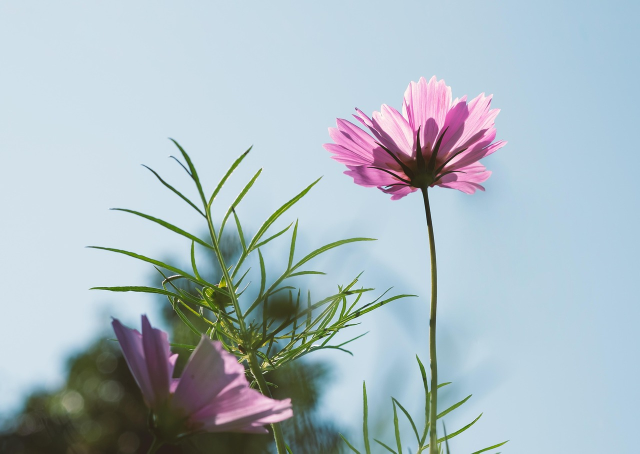
//> input picture resources/test_image.jpg, 1280 x 907 px (shown at 1/2 size)
$ ./main   (built with g++ and OpenCV 4)
//> lines starting //> are read from the running program, lines starting //| are printed output that depends on the picture; after the words box and inside, x2 and y2 are one past the last pixel; in counts of white or black regions, pixels touching at a corner belong together
#include <opencv2/opencv.hpp>
#include <iostream>
#include <vector>

using namespace cv;
using namespace std;

int main() {
    // 读取图像
    string imagePath = "/home/xujiake/code/task2_opencv_project/resources/test_image.jpg";
    Mat image = imread(imagePath);
//> image is the input picture: 907 rows x 1280 cols, CV_8UC3; mean B, G, R 195.1, 187.3, 171.9

    if (image.empty()) {
        cout << "无法加载图像!" << endl;
        return -1;
    }

    // 1. 图像颜色空间转换
    Mat grayImage, hsvImage;
    cvtColor(image, grayImage, COLOR_BGR2GRAY);
    cvtColor(image, hsvImage, COLOR_BGR2HSV);
//> hsvImage: 907 rows x 1280 cols, CV_8UC3; mean H, S, V 96.2, 52.1, 201.5

    // 2. 应用滤波操作
    Mat blurImage, gaussianImage;
    blur(image, blurImage, Size(5, 5));          // 均值滤波
    GaussianBlur(image, gaussianImage, Size(5, 5), 0);  // 高斯滤波

    // 3. 特征提取 - 提取红色区域
    // 定义HSV中的红色范围（两个区间）
    Mat redMask1, redMask2, redMask;
    inRange(hsvImage, Scalar(0, 70, 50), Scalar(10, 255, 255), redMask1);
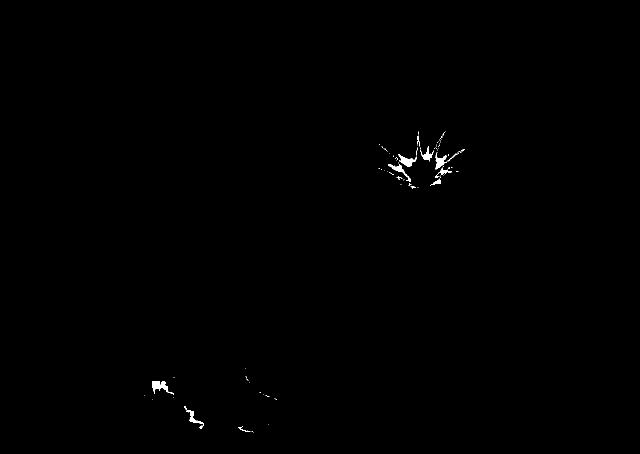
//> redMask1: 907 rows x 1280 cols, CV_8UC1 (shown at 1/2 size); 0.25% white; 88 white regions (73 under 20 px), largest, box (x1, y1, x2, y2) and area: (305, 762, 348, 789) 500, (797, 308, 834, 334) 398, (870, 304, 894, 339) 347
    inRange(hsvImage, Scalar(170, 70, 50), Scalar(180, 255, 255), redMask2);
//> redMask2: 907 rows x 1280 cols, CV_8UC1; 0.31% white; 64 white regions (48 under 20 px), largest, box (x1, y1, x2, y2) and area: (297, 724, 336, 772) 893, (770, 312, 816, 360) 443, (874, 289, 934, 325) 399
    redMask = redMask1 | redMask2;
//> redMask: 907 rows x 1280 cols, CV_8UC1; 0.56% white; 46 white regions (32 under 20 px), largest, box (x1, y1, x2, y2) and area: (840, 256, 934, 339) 1549, (297, 724, 348, 789) 1400, (770, 312, 822, 363) 902

    // 形态学操作去除噪声
    Mat kernel = getStructuringElement(MORPH_RECT, Size(5, 5));
    morphologyEx(redMask, redMask, MORPH_CLOSE, kernel);
    morphologyEx(redMask, redMask, MORPH_OPEN, kernel);
//> redMask: 907 rows x 1280 cols, CV_8UC1; 0.57% white; 9 white regions

    // 寻找红色轮廓
    vector<vector<Point>> contours;
    vector<Vec4i> hierarchy;
    findContours(redMask, contours, hierarchy, RETR_EXTERNAL, CHAIN_APPROX_SIMPLE);
//> contours = 9 contours, 1 with area under 20; largest, box (x1, y1, x2, y2) and area: (771, 304, 834, 380) 2027, (867, 304, 912, 370) 1345, (297, 734, 336, 780) 1284, (841, 285, 868, 320) 544, (376, 809, 408, 852) 487, (869, 277, 883, 298) 138, (833, 269, 840, 293) 108, (916, 297, 928, 307) 64

    // 绘制红色轮廓和边界框
    Mat contourImage = image.clone();
    vector<Rect> boundRects;

    for (size_t i = 0; i < contours.size(); i++) {
        // 计算轮廓面积
        double area = contourArea(contours[i]);
        if (area < 100) continue;  // 过滤小面积轮廓

        // 绘制轮廓
        drawContours(contourImage, contours, i, Scalar(0, 255, 0), 2);

        // 计算边界框并绘制
        Rect rect = boundingRect(contours[i]);
        boundRects.push_back(rect);
        rectangle(contourImage, rect, Scalar(255, 0, 0), 2);

        // 输出轮廓面积
        cout << "轮廓 " << i << " 面积: " << area << endl;
    }
//> this loop made 9 passes
//> (area, rect) on passes 2, 3, 4, 5, 7, 8, 9: (487, Rect(376, 809, 32, 43)), (1284.5, Rect(297, 734, 39, 46)), (1345, Rect(867, 304, 45, 66)), (2027, Rect(771, 304, 63, 76)), (543.5, Rect(841, 285, 27, 35)), (138, Rect(869, 277, 14, 21)), (108, Rect(833, 269, 7, 24))
//> area on pass 6: 64.5
//| 轮廓 1 面积: 487
//| 轮廓 2 面积: 1284.5
//| 轮廓 3 面积: 1345
//| 轮廓 4 面积: 2027
//| 轮廓 6 面积: 543.5
//| 轮廓 7 面积: 138
//| 轮廓 8 面积: 108
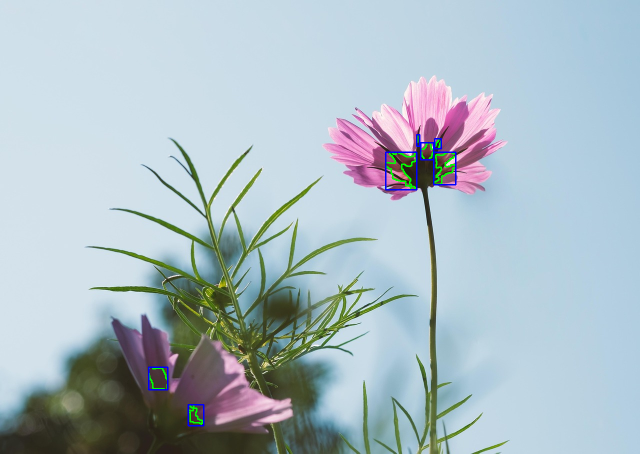
//> contourImage: 907 rows x 1280 cols, CV_8UC3 (shown at 1/2 size); 0.49% of pixels changed, all inside (x1, y1, x2, y2) = (296, 268, 913, 853)

    // 4. 提取高亮区域并进行图形学处理
    Mat brightRegion;
    inRange(hsvImage, Scalar(0, 0, 200), Scalar(180, 30, 255), brightRegion);
//> brightRegion: 907 rows x 1280 cols, CV_8UC1; 22.1% white; 616 white regions (530 under 20 px), largest, box (x1, y1, x2, y2) and area: (0, 0, 505, 762) 239795, (421, 317, 534, 464) 4509, (802, 149, 936, 244) 1943

    // 二值化
    Mat binary;
    threshold(grayImage, binary, 200, 255, THRESH_BINARY);
//> binary: 907 rows x 1280 cols, CV_8UC1; 61.8% white; 565 black regions (542 under 20 px), largest, box (x1, y1, x2, y2) and area: (0, 165, 1030, 907) 343291, (1024, 0, 1280, 891) 97385, (942, 879, 1020, 907) 395

    // 膨胀和腐蚀
    Mat dilated, eroded;
    dilate(binary, dilated, kernel);
//> dilated: 907 rows x 1280 cols, CV_8UC1; 66.8% white; 67 black regions (55 under 20 px), largest, box (x1, y1, x2, y2) and area: (0, 204, 1017, 907) 295187, (1036, 0, 1280, 863) 89169, (450, 347, 517, 440) 300
    erode(binary, eroded, kernel);
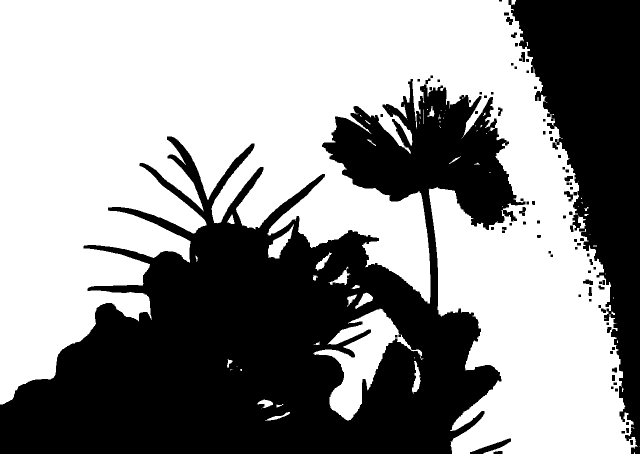
//> eroded: 907 rows x 1280 cols, CV_8UC1 (shown at 1/2 size); 57.3% white; 87 black regions (1 under 20 px), largest, box (x1, y1, x2, y2) and area: (0, 158, 1051, 907) 383486, (1017, 0, 1280, 907) 107603, (940, 877, 1022, 907) 789

    // 漫水填充
    Mat floodFilled = image.clone();
    Point seedPoint(100, 100);  // 选择一个种子点
    Scalar newVal(0, 255, 255);  // 填充颜色
    Rect rect;
    floodFill(floodFilled, seedPoint, newVal, &rect, Scalar(10, 10, 10),
              Scalar(10, 10, 10), FLOODFILL_FIXED_RANGE);
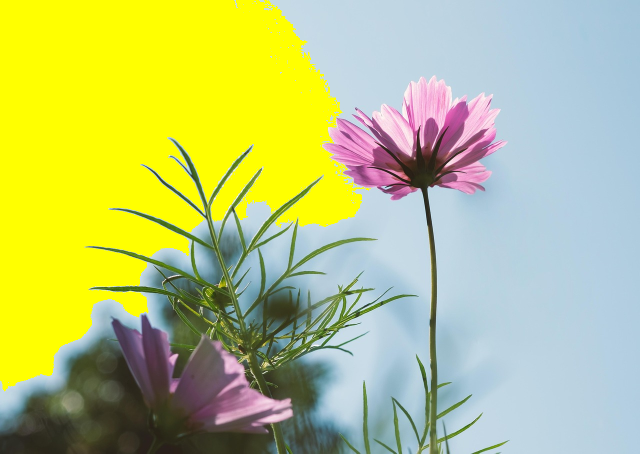
//> floodFilled: 907 rows x 1280 cols, CV_8UC3 (shown at 1/2 size); mean B, G, R 125.1, 196.9, 186.5
//> rect = Rect(0, 0, 742, 783)

    // 5. 图像绘制
    Mat drawImage = image.clone();
    // 绘制圆形
    circle(drawImage, Point(100, 100), 50, Scalar(0, 0, 255), 2);
    // 绘制方形
    rectangle(drawImage, Point(200, 200), Point(300, 300), Scalar(255, 0, 0), 2);
    // 绘制文字
    putText(drawImage, "OpenCV Demo", Point(150, 400),
            FONT_HERSHEY_SIMPLEX, 1, Scalar(0, 255, 0), 2);

    // 6. 图像处理
    // 旋转35度
    Mat rotated;
    Point2f center(image.cols/2.0, image.rows/2.0);
//> center = Point(640, 453.5)
    Mat rotationMatrix = getRotationMatrix2D(center, 35, 1.0);
    warpAffine(image, rotated, rotationMatrix, image.size());
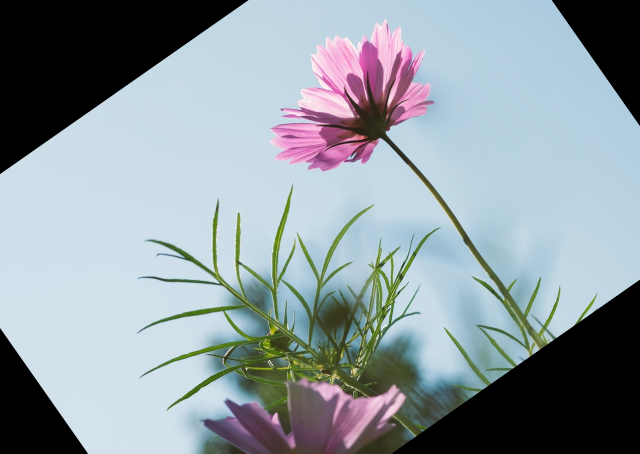
//> rotated: 907 rows x 1280 cols, CV_8UC3 (shown at 1/2 size); mean B, G, R 162.2, 155.5, 143.5

    // 裁剪为原图的左上角1/4
    Mat cropped = image(Rect(0, 0, image.cols/2, image.rows/2));
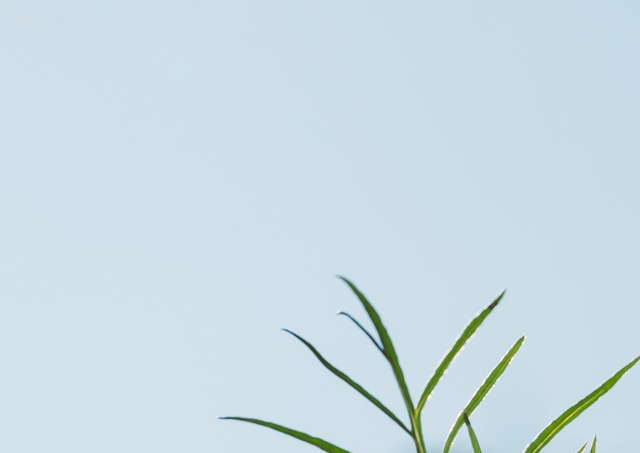
//> cropped: 453 rows x 640 cols, CV_8UC3; mean B, G, R 228.2, 219.9, 202.5

    // 显示所有结果
    imshow("Original Image", image);
    imshow("Gray Image", grayImage);
    imshow("HSV Image", hsvImage);
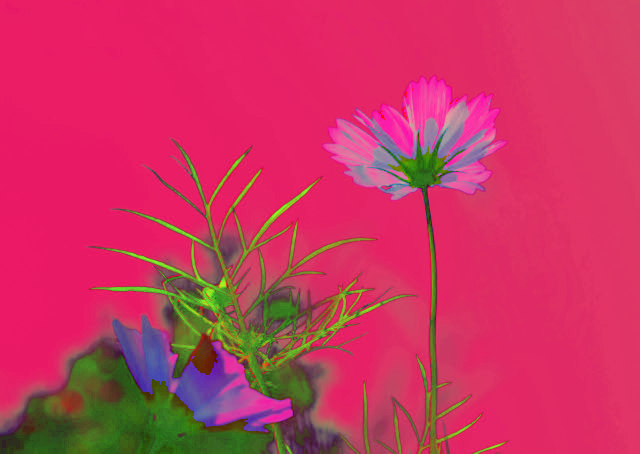
//> window 'HSV Image': 907 rows x 1280 cols, CV_8UC3 (shown at 1/2 size); mean B, G, R 96.2, 52.1, 201.5
    imshow("Blurred Image", blurImage);
    imshow("Gaussian Blurred Image", gaussianImage);
    imshow("Red Mask", redMask);
    imshow("Contours and Bounding Boxes", contourImage);
    imshow("Bright Region", brightRegion);
    imshow("Binary", binary);
    imshow("Dilated", dilated);
    imshow("Eroded", eroded);
    imshow("Flood Filled", floodFilled);
    imshow("Drawing", drawImage);
    imshow("Rotated", rotated);
    imshow("Cropped", cropped);

    // 保存结果图像
    imwrite("灰度图.jpg", grayImage);
    imwrite("HSV图.jpg", hsvImage);
    imwrite("均值滤波图.jpg", blurImage);
    imwrite("高斯滤波图.jpg", gaussianImage);
    imwrite("红色区域掩码.jpg", redMask);
    imwrite("红色外轮廓和边界框.jpg", contourImage);
    imwrite("亮度图.jpg", brightRegion);
    imwrite("二值化图像.jpg", binary);
    imwrite("膨胀处理.jpg", dilated);
    imwrite("腐蚀处理.jpg", eroded);
    imwrite("漫水填充处理.jpg", floodFilled);
    imwrite("绘制图形和文字.jpg", drawImage);
    imwrite("旋转.jpg", rotated);
    imwrite("裁剪.jpg", cropped);

    waitKey(0);
    return 0;
}
